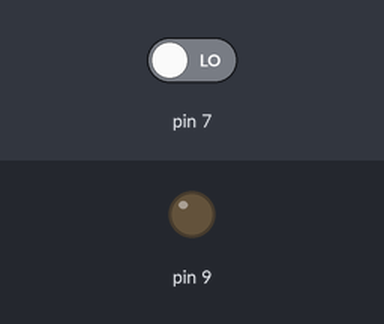
Recording of a sketch running on a simulated Arduino Uno, built with avr-gcc and run on an emulated ATmega328P. Parts: output pins drawn as LEDs (lit = HIGH). Inputs (shaded band) come from the test bench; at power-on: pin 7 LOW.

Above: at 1.2 s.
1.3 s: pin 7 driven HIGH
At 4.1 s:
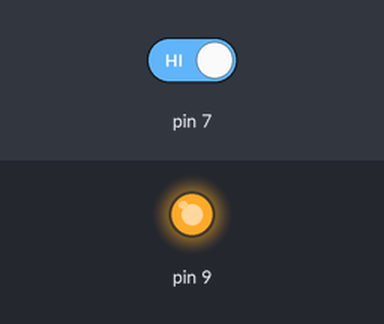
4.3 s: pin 7 driven LOW
At 5.1 s:
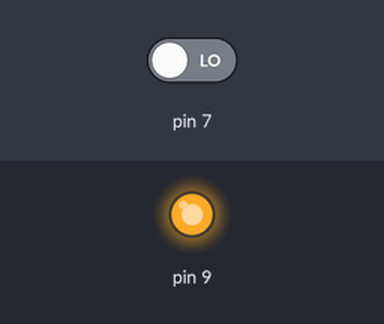
Timing chart, 0 to 7.3 s (numbered marks = the images above; inputs shaded):
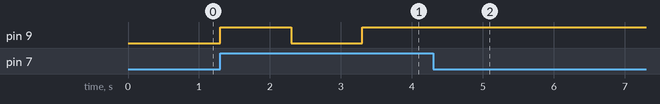

Measured:
- after the input at 1.3 s, pin 9: LOW → HIGH at once, → LOW 1.0 s later, → HIGH 1.0 s later
- after the input at 4.3 s, pin 9: stops changing and stays HIGH

The sketch:

Pushbutton_to_Control_LED.ino
```cpp
int state = 0;

void setup()
{
    pinMode(7, INPUT);
    pinMode(9, OUTPUT);
}

void loop()
{
    int button_value = digitalRead(7);

    if (button_value) {
      if (state) {
        digitalWrite(9, 0);
        state = 0;
        delay(1000); // To avoid debouncing problem
      } else {
        digitalWrite(9, 1);
        state = 1;
        delay(1000); // To avoid debouncing problem
      }
    }
}
```
